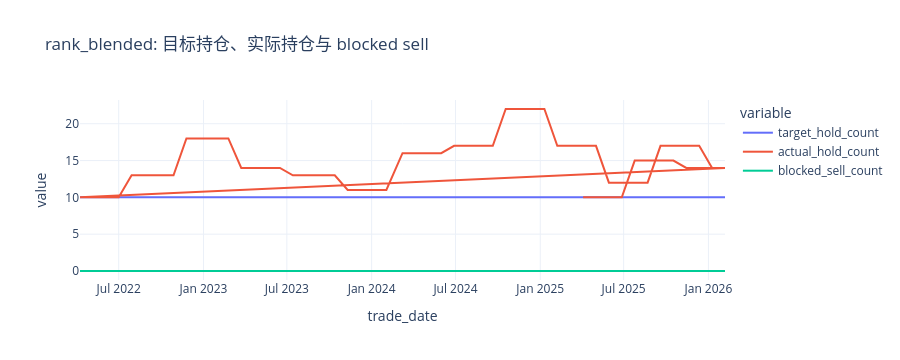
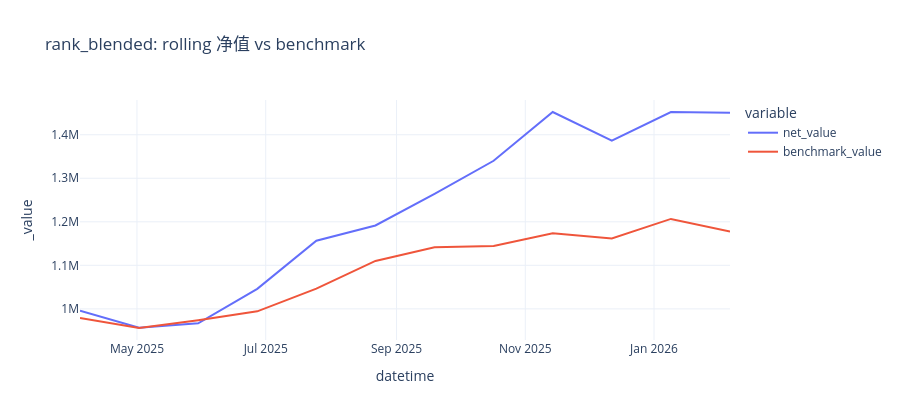
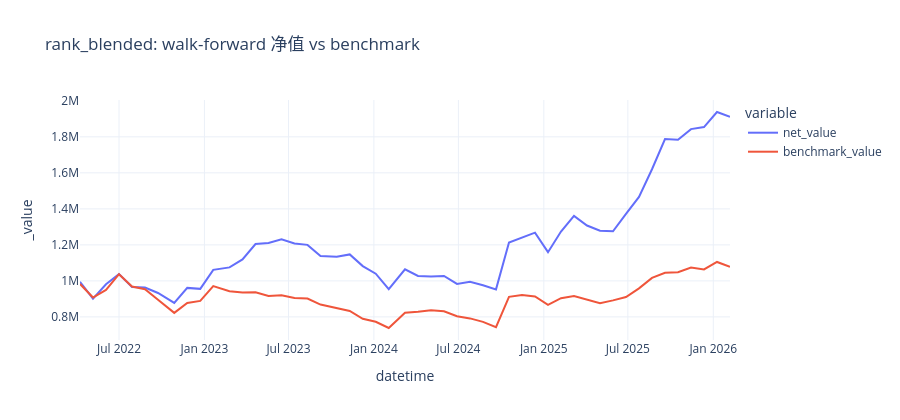
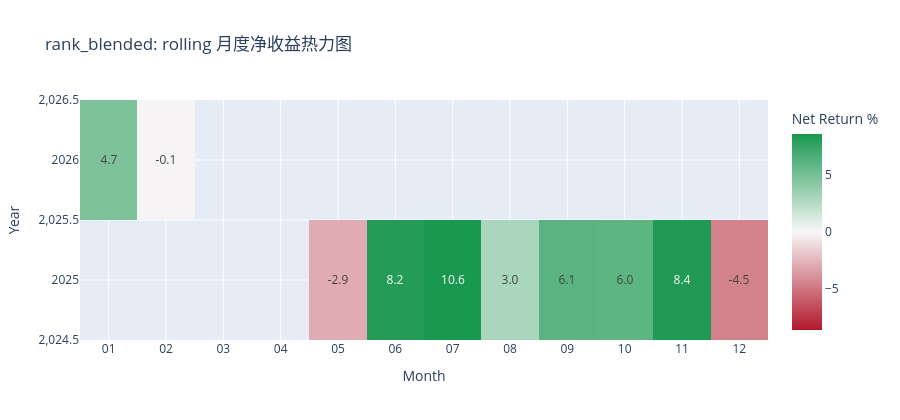

Notebook source saved alongside these figures, in order:
### Markdown cell above
## 7. 执行与风险诊断

### Code cell
if focus_recipe is None:
    display(Markdown("当前没有可展示的 recipe。"))
else:
    recipe_data = artifact_view["recipes"][focus_recipe]
    portfolio_diagnostics = recipe_data["portfolio_diagnostics"].copy()
    execution_diff_summary = recipe_data["execution_diff_summary"].copy()
    rolling_native_report = recipe_data["rolling_native_report"].copy()
    walk_forward_native_report = recipe_data["walk_forward_native_report"].copy()
    rolling_monthly_heatmap = recipe_data["rolling_native_monthly_return_heatmap"].copy()
    rolling_annual_heatmap = recipe_data["rolling_native_annual_return_heatmap"].copy()
    walk_forward_monthly_heatmap = recipe_data["walk_forward_native_monthly_return_heatmap"].copy()
    walk_forward_annual_heatmap = recipe_data["walk_forward_native_annual_return_heatmap"].copy()

    display(portfolio_diagnostics.tail(12) if not portfolio_diagnostics.empty else pd.DataFrame())
    display(execution_diff_summary if not execution_diff_summary.empty else pd.DataFrame())

    if not portfolio_diagnostics.empty and "trade_date" in portfolio_diagnostics.columns:
        portfolio_diagnostics["trade_date"] = pd.to_datetime(portfolio_diagnostics["trade_date"])
        _show_line(
            portfolio_diagnostics,
            x="trade_date",
            y=["target_hold_count", "actual_hold_count", "blocked_sell_count"],
            title=f"{focus_recipe}: 目标持仓、实际持仓与 blocked sell",
        )

    if not rolling_native_report.empty and "datetime" in rolling_native_report.columns:
        rolling_native_report["datetime"] = pd.to_datetime(rolling_native_report["datetime"])
        _show_line(
            rolling_native_report,
            x="datetime",
            y=["net_value", "benchmark_value"],
            title=f"{focus_recipe}: rolling 净值 vs benchmark",
            height=420,
        )

    if not walk_forward_native_report.empty and "datetime" in walk_forward_native_report.columns:
        walk_forward_native_report["datetime"] = pd.to_datetime(walk_forward_native_report["datetime"])
        _show_line(
            walk_forward_native_report,
            x="datetime",
            y=["net_value", "benchmark_value"],
            title=f"{focus_recipe}: walk-forward 净值 vs benchmark",
            height=420,
        )

    _render_return_heatmap(
        rolling_monthly_heatmap,
        title=f"{focus_recipe}: rolling 月度净收益热力图",
        x_label="Month",
        y_label="Year",
    )
    _render_return_heatmap(
        rolling_annual_heatmap,
        title=f"{focus_recipe}: rolling 年度净收益热力图",
        x_label="Year",
        y_label="Metric",
    )
    _render_return_heatmap(
        walk_forward_monthly_heatmap,
        title=f"{focus_recipe}: walk-forward 月度净收益热力图",
        x_label="Month",
        y_label="Year",
    )
    _render_return_heatmap(
        walk_forward_annual_heatmap,
        title=f"{focus_recipe}: walk-forward 年度净收益热力图",
        x_label="Year",
        y_label="Metric",
    )
